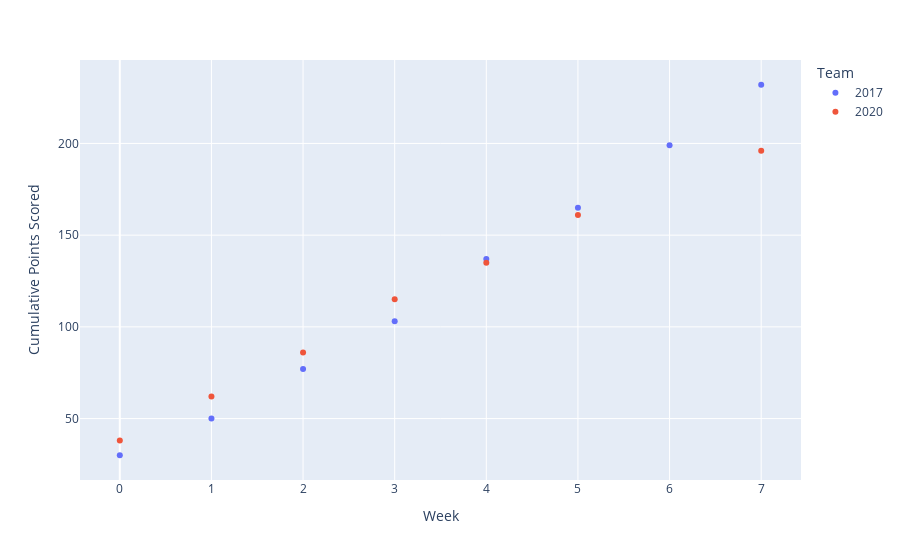

The notebook cell this image was saved under:
### Code cell
comparison_df = pd.DataFrame(
    {
        "Week": range(0, len(phi2017)),
        "2017": phi2017[("Score", "Tm")].cumsum(),
        "2020": phi2022[("Score", "Tm")].cumsum()
    }
)
comparison_df = comparison_df.melt(id_vars=["Week"], var_name="Team", value_name = "Cumulative Points Scored")

fig = px.scatter(
    comparison_df,
    x = "Week",
    y = "Cumulative Points Scored",
    color = "Team"
)
fig.show()

### Figure 1 — Plotly figure (JSON) as saved in the notebook; plotly's stock layout.template omitted (floating-point values rounded to 4 significant figures)
{"data": [{"hovertemplate": "Team=2017<br>Week=%{x}<br>Cumulative Points Scored=%{y}<extra></extra>", "legendgroup": "2017", "marker": {"color": "#636efa", "symbol": "circle"}, "mode": "markers", "name": "2017", "orientation": "v", "showlegend": true, "type": "scatter", "x": [0, 1, 2, 3, 4, 5, 6, 7], "xaxis": "x", "y": [30, 50, 77, 103, 137, 165, 199, 232], "yaxis": "y"}, {"hovertemplate": "Team=2020<br>Week=%{x}<br>Cumulative Points Scored=%{y}<extra></extra>", "legendgroup": "2020", "marker": {"color": "#EF553B", "symbol": "circle"}, "mode": "markers", "name": "2020", "orientation": "v", "showlegend": true, "type": "scatter", "x": [0, 1, 2, 3, 4, 5, 6, 7], "xaxis": "x", "y": [38, 62, 86, 115, 135, 161, null, 196], "yaxis": "y"}], "layout": {"autosize": true, "legend": {"title": {"text": "Team"}, "tracegroupgap": 0}, "margin": {"t": 60}, "xaxis": {"anchor": "y", "autorange": true, "domain": [0, 1], "range": [-0.4085, 7.408], "title": {"text": "Week"}, "type": "linear"}, "yaxis": {"anchor": "x", "autorange": true, "domain": [0, 1], "range": [14.36, 247.6], "title": {"text": "Cumulative Points Scored"}, "type": "linear"}}}
